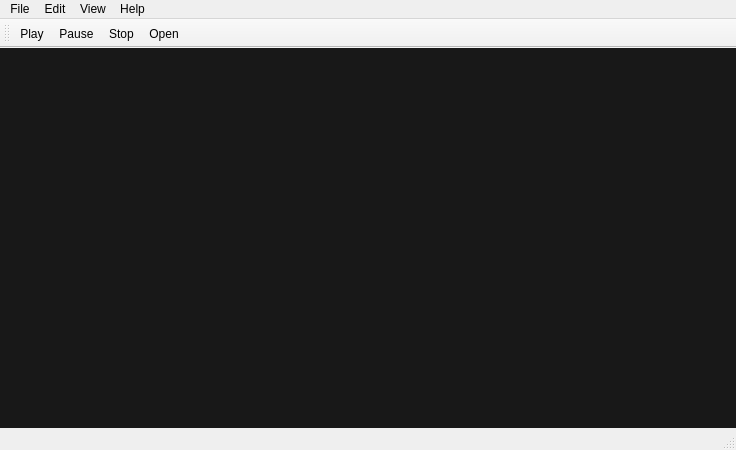
<?xml version="1.0" encoding="UTF-8"?>
<ui version="4.0">
 <class>MainWindow</class>
 <widget class="QMainWindow" name="MainWindow">
  <property name="geometry">
   <rect>
    <x>0</x>
    <y>0</y>
    <width>736</width>
    <height>450</height>
   </rect>
  </property>
  <property name="windowTitle">
   <string>QMediaPlayer</string>
  </property>
  <property name="windowIcon">
   <iconset resource="resource.qrc">
    <normaloff>:/images/logo.png</normaloff>:/images/logo.png</iconset>
  </property>
  <widget class="QWidget" name="centralWidget">
   <layout class="QVBoxLayout" name="verticalLayout_2">
    <property name="spacing">
     <number>0</number>
    </property>
    <property name="margin">
     <number>0</number>
    </property>
    <item>
     <widget class="QStackedWidget" name="stackedWidget">
      <property name="currentIndex">
       <number>0</number>
      </property>
      <widget class="QWidget" name="page">
       <layout class="QVBoxLayout" name="verticalLayout_4">
        <property name="spacing">
         <number>0</number>
        </property>
        <property name="margin">
         <number>0</number>
        </property>
        <item>
         <widget class="QLabel" name="label">
          <property name="styleSheet">
           <string notr="true">background-color: rgb(24, 24, 24);</string>
          </property>
          <property name="text">
           <string/>
          </property>
          <property name="scaledContents">
           <bool>false</bool>
          </property>
          <property name="alignment">
           <set>Qt::AlignCenter</set>
          </property>
         </widget>
        </item>
       </layout>
      </widget>
      <widget class="QWidget" name="page_2">
       <layout class="QVBoxLayout" name="verticalLayout_3">
        <property name="spacing">
         <number>0</number>
        </property>
        <property name="margin">
         <number>0</number>
        </property>
        <item>
         <widget class="VlcVideoWidget" name="video" native="true">
          <property name="autoFillBackground">
           <bool>false</bool>
          </property>
          <property name="styleSheet">
           <string notr="true">background-color: rgb(17, 17, 17);</string>
          </property>
         </widget>
        </item>
       </layout>
      </widget>
     </widget>
    </item>
    <item>
     <widget class="QFrame" name="frame">
      <property name="maximumSize">
       <size>
        <width>16777215</width>
        <height>30</height>
       </size>
      </property>
      <property name="frameShape">
       <enum>QFrame::NoFrame</enum>
      </property>
      <property name="frameShadow">
       <enum>QFrame::Raised</enum>
      </property>
      <layout class="QVBoxLayout" name="verticalLayout">
       <property name="spacing">
        <number>0</number>
       </property>
       <property name="margin">
        <number>0</number>
       </property>
       <item>
        <layout class="QHBoxLayout" name="horizontalLayout" stretch="1,0">
         <property name="spacing">
          <number>0</number>
         </property>
         <property name="sizeConstraint">
          <enum>QLayout::SetDefaultConstraint</enum>
         </property>
         <item>
          <widget class="VlcSeekWidget" name="seek" native="true">
           <property name="maximumSize">
            <size>
             <width>16777215</width>
             <height>30</height>
            </size>
           </property>
          </widget>
         </item>
         <item>
          <widget class="VlcVolumeSlider" name="volume" native="true">
           <property name="minimumSize">
            <size>
             <width>100</width>
             <height>0</height>
            </size>
           </property>
           <property name="maximumSize">
            <size>
             <width>16777215</width>
             <height>30</height>
            </size>
           </property>
          </widget>
         </item>
        </layout>
       </item>
      </layout>
     </widget>
    </item>
   </layout>
  </widget>
  <widget class="QMenuBar" name="menuBar">
   <property name="geometry">
    <rect>
     <x>0</x>
     <y>0</y>
     <width>736</width>
     <height>25</height>
    </rect>
   </property>
   <widget class="QMenu" name="menuFile">
    <property name="title">
     <string>File</string>
    </property>
   </widget>
   <widget class="QMenu" name="menuEdit">
    <property name="title">
     <string>Edit</string>
    </property>
   </widget>
   <widget class="QMenu" name="menuView">
    <property name="title">
     <string>View</string>
    </property>
   </widget>
   <widget class="QMenu" name="menuHelp">
    <property name="title">
     <string>Help</string>
    </property>
   </widget>
   <addaction name="menuFile"/>
   <addaction name="menuEdit"/>
   <addaction name="menuView"/>
   <addaction name="menuHelp"/>
  </widget>
  <widget class="QToolBar" name="mainToolBar">
   <property name="toolButtonStyle">
    <enum>Qt::ToolButtonTextUnderIcon</enum>
   </property>
   <attribute name="toolBarArea">
    <enum>TopToolBarArea</enum>
   </attribute>
   <attribute name="toolBarBreak">
    <bool>true</bool>
   </attribute>
   <addaction name="actionPlay"/>
   <addaction name="actionPause"/>
   <addaction name="actionStop"/>
   <addaction name="actionOpen"/>
  </widget>
  <widget class="QStatusBar" name="statusBar"/>
  <action name="actionPlay">
   <property name="text">
    <string>Play</string>
   </property>
  </action>
  <action name="actionPause">
   <property name="text">
    <string>Pause</string>
   </property>
  </action>
  <action name="actionStop">
   <property name="text">
    <string>Stop</string>
   </property>
  </action>
  <action name="actionOpen">
   <property name="text">
    <string>Open</string>
   </property>
  </action>
 </widget>
 <layoutdefault spacing="0" margin="0"/>
 <customwidgets>
  <customwidget>
   <class>VlcVideoWidget</class>
   <container>1</container>
  </customwidget>
  <customwidget>
   <class>VlcVolumeSlider</class>
   <container>1</container>
  </customwidget>
  <customwidget>
   <class>VlcSeekWidget</class>
   <container>1</container>
  </customwidget>
 </customwidgets>
 <resources>
  <include location="resource.qrc"/>
 </resources>
 <connections/>
</ui>
